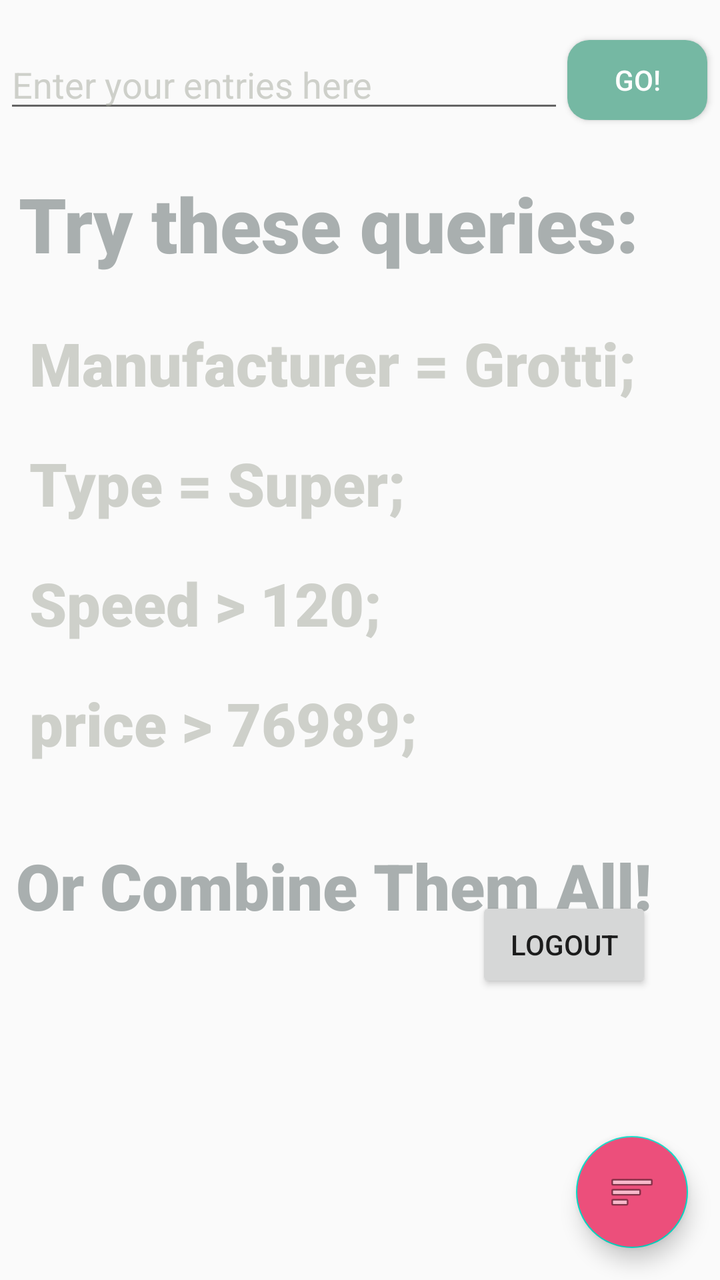
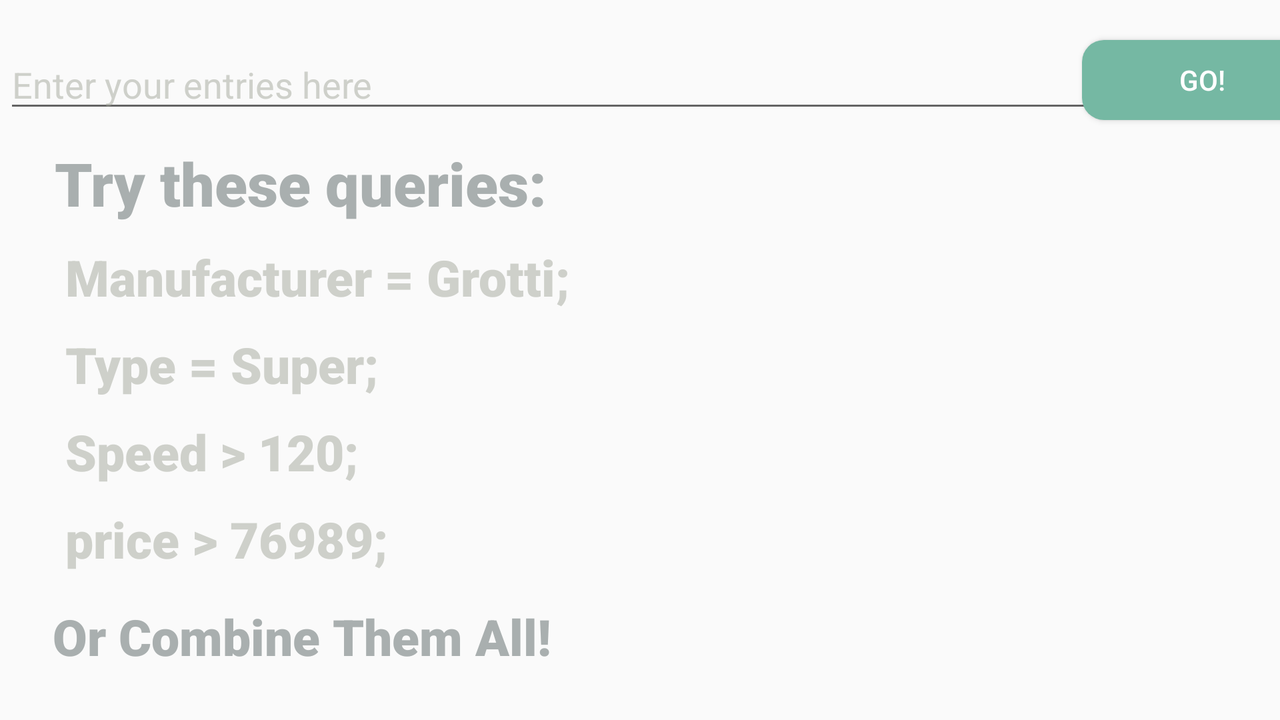

Two renders of one Android screen. The first uses the default layout on a phone; the second uses the alternative layout the repository ships for a different screen configuration, on a matching device. The two XML files are below.
<!-- AndroidManifest.xml: application theme AppTheme -->
<!-- res/layout/activity_smart_search.xml -->
<?xml version="1.0" encoding="utf-8"?>
<androidx.constraintlayout.widget.ConstraintLayout xmlns:android="http://schemas.android.com/apk/res/android"
    xmlns:app="http://schemas.android.com/apk/res-auto"
    xmlns:tools="http://schemas.android.com/tools"
    android:layout_width="match_parent"
    android:layout_height="match_parent"
    tools:context=".Activities.SmartSearchActivity">


    <androidx.recyclerview.widget.RecyclerView
        android:id="@+id/result"
        android:layout_width="match_parent"
        android:layout_height="wrap_content"
        app:layout_constraintTop_toBottomOf="@id/smart" />

    <TextView
        android:id="@+id/textView21"
        android:layout_width="match_parent"
        android:layout_height="wrap_content"
        android:layout_marginTop="25dp"
        android:fontFamily="sans-serif-black"
        android:text=" Try these queries:"
        android:textColor="@color/darkergrey"
        android:textSize="38sp"
        android:textStyle="bold"

        app:layout_constraintStart_toStartOf="parent"
        app:layout_constraintTop_toBottomOf="@+id/smart" />

    <TextView
        android:id="@+id/textView22"
        android:layout_width="match_parent"
        android:layout_height="50dp"
        android:layout_marginTop="100dp"
        android:fontFamily="sans-serif-black"
        android:text="  Manufacturer = Grotti;"
        android:textColor="@color/light_grey"
        android:textSize="30sp"

        android:textStyle="bold"
        app:layout_constraintStart_toStartOf="parent"
        app:layout_constraintTop_toBottomOf="@+id/smart" />

    <TextView
        android:id="@+id/textView23"
        android:layout_width="match_parent"
        android:layout_height="wrap_content"
        android:layout_marginTop="160dp"
        android:fontFamily="sans-serif-black"
        android:text="  Type = Super;"
        android:textColor="@color/light_grey"
        android:textSize="30sp"
        android:textStyle="bold"
        app:layout_constraintStart_toStartOf="parent"
        app:layout_constraintTop_toBottomOf="@+id/smart" />

    <TextView
        android:id="@+id/textView24"
        android:layout_width="match_parent"
        android:layout_height="wrap_content"
        android:layout_marginTop="220dp"
        android:fontFamily="sans-serif-black"
        android:text="  Speed > 120;"
        android:textColor="@color/light_grey"
        android:textSize="30sp"
        android:textStyle="bold"
        app:layout_constraintTop_toBottomOf="@+id/smart"
        tools:layout_editor_absoluteX="115dp" />

    <TextView
        android:id="@+id/textView25"
        android:layout_width="match_parent"
        android:layout_height="wrap_content"
        android:layout_marginTop="280dp"
        android:fontFamily="sans-serif-black"
        android:text="  price > 76989;"
        android:textColor="@color/light_grey"
        android:textSize="30sp"
        android:textStyle="bold"
        app:layout_constraintTop_toBottomOf="@+id/smart"
        tools:layout_editor_absoluteX="115dp" />

    <TextView
        android:id="@+id/textView26"
        android:layout_width="match_parent"
        android:layout_height="wrap_content"
        android:layout_marginTop="360dp"
        android:fontFamily="sans-serif-black"
        android:text=" Or Combine Them All!"
        android:textColor="@color/darkergrey"
        android:textSize="32sp"
        android:textStyle="bold"
        app:layout_constraintTop_toBottomOf="@+id/smart"
        tools:layout_editor_absoluteX="115dp" />

    <ImageView
        android:id="@+id/imageView13"
        android:layout_width="200dp"
        android:layout_height="200dp"
        android:layout_marginStart="16dp"
        android:layout_marginTop="12dp"
        app:layout_constraintStart_toStartOf="parent"
        app:layout_constraintTop_toBottomOf="@+id/textView26"
        app:srcCompat="@drawable/gold" />

    <EditText
        android:id="@+id/smart"
        android:layout_width="280dp"
        android:layout_height="wrap_content"
        android:layout_marginStart="2dp"
        android:layout_marginTop="20dp"
        android:ems="10"
        android:hint="Enter your entries here"
        android:inputType="textPersonName"
        android:textColor="@color/black"
        android:textColorHint="@color/light_grey"
        app:layout_constraintStart_toStartOf="parent"
        app:layout_constraintTop_toTopOf="parent" />

    <Button
        android:id="@+id/go"
        style="@style/RoundedCornerMaterialButton"
        android:layout_width="70dp"
        android:layout_height="40dp"
        android:layout_marginStart="5dp"

        android:layout_marginTop="20dp"


        android:layout_marginEnd="10dp"
        android:text="Go!"
        android:textColor="@color/white"
        app:layout_constraintEnd_toEndOf="parent"
        app:layout_constraintStart_toEndOf="@+id/smart"
        app:layout_constraintTop_toTopOf="parent" />

    <com.google.android.material.floatingactionbutton.FloatingActionButton
        android:id="@+id/floatingActionButton2"
        android:layout_width="wrap_content"
        android:layout_height="wrap_content"
        android:layout_marginEnd="16dp"
        android:layout_marginBottom="16dp"
        android:backgroundTint="@color/pinkred"
        android:clickable="true"
        app:layout_constraintBottom_toBottomOf="parent"
        app:layout_constraintEnd_toEndOf="parent"
        app:srcCompat="@android:drawable/ic_menu_sort_by_size" />

    <Button
        android:id="@+id/easterEgg"
        android:layout_width="100dp"
        android:layout_height="100dp"
        android:layout_marginStart="54dp"
        android:layout_marginTop="81dp"
        android:background="@android:color/transparent"
        android:layout_marginEnd="58dp"
        android:layout_marginBottom="71dp"
        app:layout_constraintBottom_toBottomOf="@+id/imageView13"
        app:layout_constraintEnd_toEndOf="@+id/imageView13"
        app:layout_constraintStart_toStartOf="@+id/imageView13"
        app:layout_constraintTop_toTopOf="@+id/imageView13" />

    <Button
        android:id="@+id/Logout"
        android:layout_width="wrap_content"
        android:layout_height="wrap_content"
        android:layout_marginBottom="50dp"
        android:text="Logout"
        app:layout_constraintBottom_toBottomOf="parent"
        app:layout_constraintEnd_toEndOf="parent"
        app:layout_constraintHorizontal_bias="0.392"
        app:layout_constraintStart_toEndOf="@+id/imageView13"
        app:layout_constraintTop_toTopOf="parent"
        app:layout_constraintVertical_bias="0.827"
        android:onClick="Logout"/>


</androidx.constraintlayout.widget.ConstraintLayout>
<!-- resources referenced by this layout -->
<resources>
  <color name="black">#000000</color>
  <color name="darkergrey">#A9AFAF</color>
  <color name="light_grey">#7EA2A59A</color>
  <color name="pinkred">#EC4F7B</color>
  <color name="white">#FFFFFF</color>
  <style name="RoundedCornerMaterialButton" parent="Widget.AppCompat.Button.Colored">
          <item name="android:background">@drawable/rounded_shape</item>
      </style>
  <style name="AppTheme" parent="Theme.AppCompat.Light.DarkActionBar">
          
          <item name="colorPrimary">#3B7C7C</item>
          <item name="colorPrimaryDark">@color/DarkSlateGrey</item>
          <item name="colorAccent">@color/colorAccent</item>
      </style>
  <!-- drawable rounded_shape (drawable) -->
  <?xml version="1.0" encoding="utf-8"?>
      <shape
          xmlns:android="http://schemas.android.com/apk/res/android"
          android:shape="rectangle"   >
  
          <solid
              android:color="@color/color1" >
          </solid>
  
          <corners
              android:radius="11dp"   >
          </corners>
  
      </shape>
  <color name="DarkSlateGrey">#2F4F4F</color>
  <color name="colorAccent">#03DAC5</color>
  <color name="color1">#75B8A3</color>
</resources>
<!-- res/layout-land/activity_smart_search.xml (the author's variant of the layout above) -->
<!-- drawn on the phone turned sideways -->
<?xml version="1.0" encoding="utf-8"?>
<androidx.constraintlayout.widget.ConstraintLayout xmlns:android="http://schemas.android.com/apk/res/android"
    xmlns:app="http://schemas.android.com/apk/res-auto"
    xmlns:tools="http://schemas.android.com/tools"
    android:layout_width="match_parent"
    android:layout_height="match_parent"
    tools:context=".Activities.SmartSearchActivity">


    <androidx.recyclerview.widget.RecyclerView
        android:id="@+id/result"
        android:layout_width="match_parent"
        android:layout_height="wrap_content"
        app:layout_constraintTop_toBottomOf="@id/smart" />

    <TextView
        android:id="@+id/textView21"
        android:layout_width="match_parent"
        android:layout_height="0dp"
        android:layout_marginStart="20dp"
        android:layout_marginTop="10dp"
        android:fontFamily="sans-serif-black"
        android:text=" Try these queries:"
        android:textColor="@color/darkergrey"
        android:textSize="30sp"
        android:textStyle="bold"
        app:layout_constraintStart_toStartOf="parent"
        app:layout_constraintTop_toBottomOf="@+id/smart" />

    <TextView
        android:id="@+id/textView22"
        android:layout_width="match_parent"
        android:layout_height="0dp"
        android:layout_marginStart="20dp"
        android:layout_marginTop="10dp"
        android:fontFamily="sans-serif-black"
        android:text="  Manufacturer = Grotti;"
        android:textColor="@color/light_grey"
        android:textSize="25sp"
        android:textStyle="bold"
        app:layout_constraintStart_toStartOf="parent"
        app:layout_constraintTop_toBottomOf="@+id/textView21" />

    <TextView
        android:id="@+id/textView23"
        android:layout_width="match_parent"
        android:layout_height="wrap_content"
        android:layout_marginStart="20dp"
        android:layout_marginTop="10dp"
        android:fontFamily="sans-serif-black"
        android:text="  Type = Super;"
        android:textColor="@color/light_grey"
        android:textSize="25sp"
        android:textStyle="bold"
        app:layout_constraintStart_toStartOf="parent"
        app:layout_constraintTop_toBottomOf="@+id/textView22" />

    <TextView
        android:id="@+id/textView24"
        android:layout_width="match_parent"
        android:layout_height="wrap_content"
        android:layout_marginStart="20dp"
        android:layout_marginTop="10dp"
        android:fontFamily="sans-serif-black"
        android:text="  Speed > 120;"
        android:textColor="@color/light_grey"
        android:textSize="25sp"
        android:textStyle="bold"
        app:layout_constraintStart_toStartOf="parent"
        app:layout_constraintTop_toBottomOf="@+id/textView23" />

    <TextView
        android:id="@+id/textView25"
        android:layout_width="match_parent"
        android:layout_height="wrap_content"
        android:layout_marginStart="20dp"
        android:layout_marginTop="10dp"
        android:fontFamily="sans-serif-black"
        android:text="  price > 76989;"
        android:textColor="@color/light_grey"
        android:textSize="25sp"
        android:textStyle="bold"
        app:layout_constraintStart_toStartOf="parent"
        app:layout_constraintTop_toBottomOf="@+id/textView24" />

    <TextView
        android:id="@+id/textView26"
        android:layout_width="match_parent"
        android:layout_height="wrap_content"
        android:layout_marginStart="20dp"
        android:layout_marginTop="10dp"
        android:layout_marginBottom="20dp"
        android:fontFamily="sans-serif-black"
        android:text=" Or Combine Them All!"
        android:textColor="@color/darkergrey"
        android:textSize="25sp"
        android:textStyle="bold"
        app:layout_constraintBottom_toBottomOf="parent"
        app:layout_constraintStart_toStartOf="parent"
        app:layout_constraintTop_toBottomOf="@+id/textView25" />

    <ImageView
        android:id="@+id/imageView13"
        android:layout_width="250dp"
        android:layout_height="250dp"
        android:layout_marginEnd="44dp"
        android:layout_marginBottom="48dp"
        app:layout_constraintBottom_toBottomOf="parent"
        app:layout_constraintEnd_toEndOf="parent"
        app:srcCompat="@drawable/gold" />

    <EditText
        android:id="@+id/smart"
        android:layout_width="570dp"
        android:layout_height="wrap_content"
        android:layout_marginStart="2dp"
        android:layout_marginTop="20dp"
        android:ems="10"
        android:hint="Enter your entries here"
        android:inputType="textPersonName"
        android:textColor="@color/black"
        android:textColorHint="@color/light_grey"
        app:layout_constraintStart_toStartOf="parent"
        app:layout_constraintTop_toTopOf="parent" />

    <Button
        android:id="@+id/go"
        style="@style/RoundedCornerMaterialButton"
        android:layout_width="120dp"
        android:layout_height="40dp"

        android:layout_marginRight="10dp"


        android:text="Go!"
        android:textColor="@color/white"
        app:layout_constraintEnd_toEndOf="parent"
        app:layout_constraintStart_toEndOf="@+id/smart"
        app:layout_constraintTop_toTopOf="@+id/smart" />


</androidx.constraintlayout.widget.ConstraintLayout>
<!-- resources referenced by the variant -->
<!-- as the phone turned sideways resolves them -->
<resources>
  <color name="black">#000000</color>
  <color name="darkergrey">#A9AFAF</color>
  <color name="light_grey">#7EA2A59A</color>
  <color name="white">#FFFFFF</color>
  <style name="RoundedCornerMaterialButton" parent="Widget.AppCompat.Button.Colored">
          <item name="android:background">@drawable/rounded_shape</item>
      </style>
  <style name="AppTheme" parent="Theme.AppCompat.Light.DarkActionBar">
          
          <item name="colorPrimary">#3B7C7C</item>
          <item name="colorPrimaryDark">@color/DarkSlateGrey</item>
          <item name="colorAccent">@color/colorAccent</item>
      </style>
  <!-- drawable rounded_shape (drawable) -->
  <?xml version="1.0" encoding="utf-8"?>
      <shape
          xmlns:android="http://schemas.android.com/apk/res/android"
          android:shape="rectangle"   >
  
          <solid
              android:color="@color/color1" >
          </solid>
  
          <corners
              android:radius="11dp"   >
          </corners>
  
      </shape>
  <color name="DarkSlateGrey">#2F4F4F</color>
  <color name="colorAccent">#03DAC5</color>
  <color name="color1">#75B8A3</color>
</resources>
